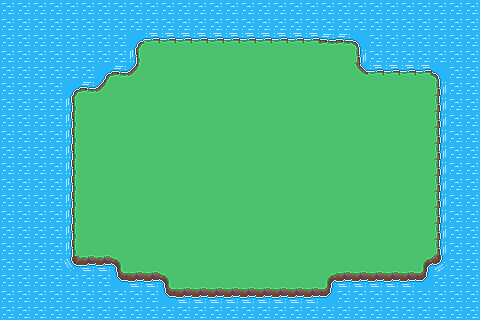

Below is a game level as drawn by its tile map, then a one-line description and the .tmx file that defines it, in full:
An orthogonal 30x20 tile map with 16x16 px tiles, 1 tile layer (Tile Layer 1).

<map version="1.9" tiledversion="1.9.2" orientation="orthogonal" renderorder="right-down" width="30" height="20" tilewidth="16" tileheight="16" infinite="0" nextlayerid="2" nextobjectid="1">
 <tileset firstgid="1" source="grass floorset.tsx" />
 <layer id="1" name="Tile Layer 1" width="30" height="20">
  <data encoding="csv">
9,9,9,9,9,9,9,9,9,9,9,9,9,9,9,9,9,9,9,9,9,9,9,9,9,9,9,9,9,9,
9,9,9,9,9,9,9,9,9,9,9,9,9,9,9,9,9,9,9,9,9,9,9,9,9,9,9,9,9,9,
9,9,9,9,9,9,9,9,2684354571,3,3,3,3,3,3,3,3,3,3,3,1073741836,1073741836,3221225483,9,9,9,9,9,9,9,
9,9,9,9,9,9,9,9,4,5,5,5,5,5,5,5,5,5,5,5,5,5,8,9,9,9,9,9,9,9,
9,9,9,9,9,9,2684354571,1073741836,3221225473,5,5,5,5,5,5,5,5,5,5,5,5,5,1610612737,3,3,3,3,3221225483,9,9,
9,9,9,9,2684354571,1073741836,3221225473,5,5,5,5,5,5,5,5,5,5,5,5,5,5,5,5,5,5,5,5,8,9,9,
9,9,9,9,4,5,5,5,5,5,5,5,5,5,5,5,5,5,5,5,5,5,5,5,5,5,5,8,9,9,
9,9,9,9,4,5,5,5,5,5,5,5,5,5,5,5,5,5,5,5,5,5,5,5,5,5,5,8,9,9,
9,9,9,9,4,5,5,5,5,5,5,5,5,5,5,5,5,5,5,5,5,5,5,5,5,5,5,8,9,9,
9,9,9,9,4,5,5,5,5,5,5,5,5,5,5,5,5,5,5,5,5,5,5,5,5,5,5,8,9,9,
9,9,9,9,4,5,5,5,5,5,5,5,5,5,5,5,5,5,5,5,5,5,5,5,5,5,5,8,9,9,
9,9,9,9,4,5,5,5,5,5,5,5,5,5,5,5,5,5,5,5,5,5,5,5,5,5,5,8,9,9,
9,9,9,9,4,5,5,5,5,5,5,5,5,5,5,5,5,5,5,5,5,5,5,5,5,5,5,8,9,9,
9,9,9,9,4,5,5,5,5,5,5,5,5,5,5,5,5,5,5,5,5,5,5,5,5,5,5,8,9,9,
9,9,9,9,4,5,5,5,5,5,5,5,5,5,5,5,5,5,5,5,5,5,5,5,5,5,5,8,9,9,
9,9,9,9,4,10,10,5,5,5,5,5,5,5,5,5,5,5,5,5,5,5,5,5,5,5,5,8,9,9,
9,9,9,9,15,14,14,2147483661,10,10,5,5,5,5,5,5,5,5,5,5,5,10,10,10,10,10,13,1610612751,9,9,
9,9,9,9,9,9,9,2147483668,19,19,2147483661,10,10,10,10,10,10,10,10,10,13,19,19,19,19,19,20,9,9,9,
9,9,9,9,9,9,9,9,9,9,2147483668,19,19,19,19,19,19,19,19,19,20,9,9,9,9,9,9,9,9,9,
9,9,9,9,9,9,9,9,9,9,9,9,9,9,9,9,9,9,9,9,9,9,9,9,9,9,9,9,9,9
</data>
 </layer>
</map>